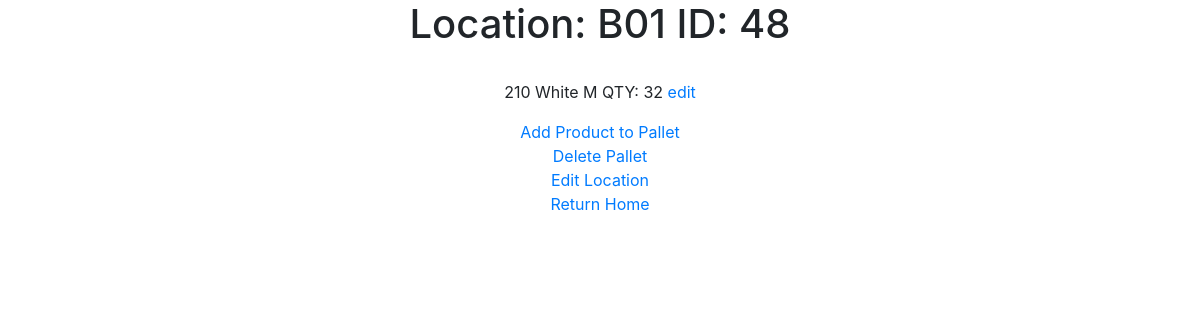
Page /search/pallet/48 (signed in) on the earlier database version.
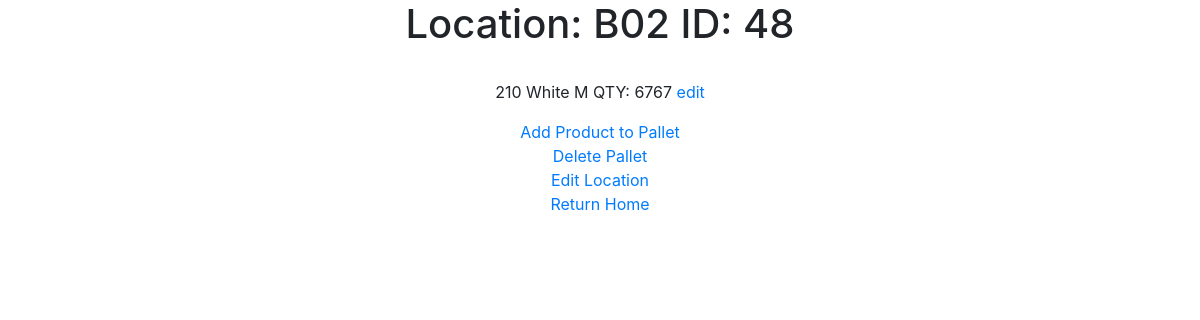
Same page on the later database version.
### main/models.py (models this page shows, shortened)
class Pallets(models.Model):
    products = models.ManyToManyField(Product, through="Products_On_Pallets")
    location = models.CharField(max_length=50, default="Floor")
    def loc(self):
        return "Location: " + str(self.locations) + " ID: " + str(self.pk)

class Locations(models.Model):
    name = models.CharField(max_length=50,primary_key=True)
    pallet = models.OneToOneField(Pallets, on_delete=models.SET_NULL, blank=True,null=True)
    def __str__(self):
        return self.pk

class Products_On_Pallets(models.Model):
    product = models.ForeignKey(Product, on_delete=models.CASCADE)
    pallet = models.ForeignKey(Pallets, on_delete=models.CASCADE)
    qty = models.IntegerField(default=0)

class Product(models.Model):
    GTIN_number = models.CharField(max_length=50, primary_key=True)
    style = models.ForeignKey(Style, on_delete=models.CASCADE)
    color = models.ForeignKey(Color, on_delete=models.CASCADE)
    size = models.ForeignKey(Size, on_delete=models.CASCADE)
    carton_qty = models.ForeignKey(Carton_QTY,on_delete=models.CASCADE)
    def __str__(self):
        return str(self.style) + " " + str(self.color) + " " + str(self.size)

class Style(models.Model):
    style_id = models.IntegerField(primary_key=True)
    style_name = models.CharField(max_length=50)
    def __str__(self):
        return str(self.style_id)

class Color(models.Model):
    color_id = models.IntegerField(primary_key=True)
    color_name = models.CharField(max_length=50)
    def __str__(self):
        return self.color_name

class Size(models.Model):
    size_id = models.IntegerField(primary_key=True)
    size_name = models.CharField(max_length=4)
    def __str__(self):
        return self.size_name

### main/views.py (the view)
# urls.py: path('search/pallet/<int:item_id>', views.search_pallet_detail, name="searchpallet-detail"),
def search_pallet_detail(request, item_id):
    context = {}
    request.session["pallet_pk"] = item_id
    id = get_object_or_404(Pallets, pk=item_id)
    context["item"] = id
    context['products'] = Products_On_Pallets.objects.filter(pallet=id)
    return verifyUser(request, render(request, 'main/search/pallet/search_pallet_detail.html',context))

### main/views.py (called while the page is built)
def verifyUser(request, renderObj):
    if(request.user is None or request.user.is_authenticated == False):
        print("Redirecting!")
        return redirect("/accounts/login")
    else:
        print("Rendering!")
        return renderObj

### main/templates/main/search/pallet/search_pallet_detail.html (shortened to what this page needs)
<!DOCTYPE html>
<html lang="en">
<head>
    <link rel="stylesheet" href="https://stackpath.bootstrapcdn.com/bootstrap/4.3.1/css/bootstrap.min.css">
</head>
<body>
<div class="container">
    <div class="row">
        <div class="col text-center">
            {% if item.locations %}
            <h1>{{ item.loc }}</h1><br>
            {% else %}
            <h1>{{ item }}</h1><br>
            {% endif %}
            {% for p in products %}
            <p>{{ p.product }} QTY: {{ p.qty }}  <a href="{% url 'searchpallet-edit' item_id=p.id  %}"> edit </a></p>
            {% endfor %}
            <a href="{% url 'searchpallet-add' %}">Add Product to Pallet</a><br>
            <a href="{% url 'searchpallet-delete' item_id=item.pk  %}" item.pk>Delete Pallet</a><br>
            <a href="{% url 'searchpallet-editlocation' %}">Edit Location</a><br>
            <a href="{% url 'home' %}">Return Home</a><br>
        </div>
    </div>
</div>
</body>
</html>

Differences in the rows shown:
changed Pallets: loc "Location: B01 ID: 48" → "Location: B02 ID: 48"
changed Products_On_Pallets "210 White M": qty "32" → "6767"
